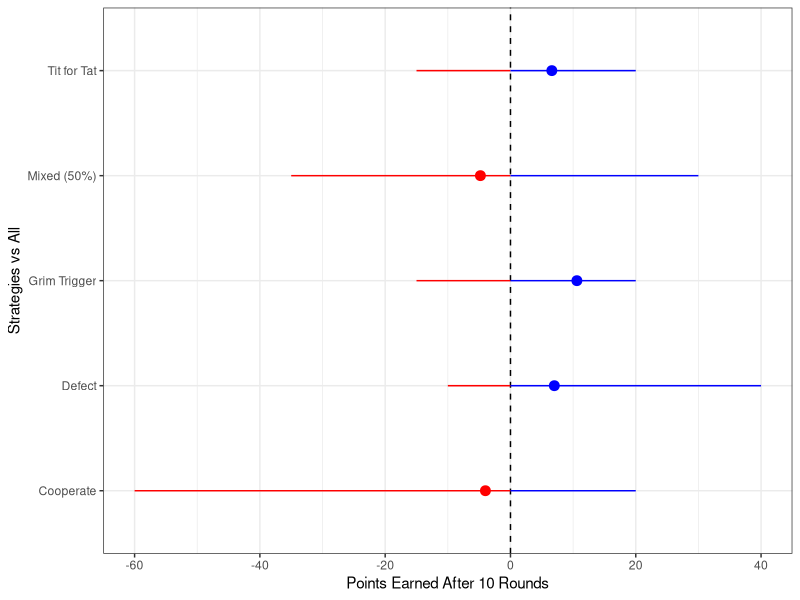

Generate this figure with R: (Note: this script raises an error after producing the figure.)
## ---- chunk 1
# background-size="1920px 1080px"
library(tidyverse)
library(readxl)
library(kableExtra)
## ---- chunk 2
tibble(
  col1 = c("Player 1", ""),
  col2 = c("Cooperate", "Defect"),
  Cooperate = c("+2, +2", "+4, -6"),
  Defect = c("-6, +4", "-1, -1")
) |>
  kbl(align = c("l", "l", "c", "c"), col.names = c("", "", "Cooperate", "Defect")) |>
  add_header_above(c(" " = 2, "Player 2" = 2)) |>
  column_spec(column = 1:2, bold = TRUE, width = "10em") |>
  column_spec(column = 3:4, background = "#b3ccff", width = "10em") |>
  kable_styling(font_size = 40, bootstrap_options = "basic")
## ---- chunk 3
tibble(
  col1 = c("Player 1", ""),
  col2 = c("Cooperate", "Defect"),
  Cooperate = c("+2, +2", "+4, -6"),
  Defect = c("-6, +4", "-1, -1")
) |>
  kbl(align = c("l", "l", "c", "c"), col.names = c("", "", "Cooperate", "Defect")) |>
  add_header_above(c(" " = 2, "Player 2" = 2)) |>
  column_spec(column = 1:2, bold = TRUE) |>
  column_spec(column = 3:4, background = "#b3ccff") |>
  kable_styling(font_size = 24, bootstrap_options = "basic")
## ---- chunk 4
tibble(
  x1 = 1:10,
  Decision = "",
  Points = ""
) |>
  kbl(align = "c", col.names = c("Round", "Your Choice", "Your Points")) |>
  kable_styling(font_size = 24)
## ---- chunk 5
tibble(
  col1 = c("Player 1", ""),
  col2 = c("Cooperate", "Defect"),
  Cooperate = c("+2, +2", "+4, -6"),
  Defect = c("-6, +4", "-1, -1")
) |>
  kbl(align = c("l", "l", "c", "c"), col.names = c("", "", "Cooperate", "Defect")) |>
  add_header_above(c(" " = 2, "Player 2" = 2)) |>
  column_spec(column = 1:2, bold = TRUE) |>
  column_spec(column = 3:4, background = "#b3ccff") |>
  kable_styling(font_size = 22, bootstrap_options = "basic")
## ---- chunk 6
tab1 <- tibble(
  You = c("Cooperate", "Defect", "Grim Trigger", "Tit for Tat", "Mixed"),
  All_Coop = c(20, 40, 20, 20, 30),
  All_Def = c(-60, -10, -15, -15, -35),
  GT = c(20, -5, 20, 20, -22),
  TT = c(20, -5, 20, 20, -2),
  Mixed = c(-20, 15, 8, -12, 5)
)

tab1 |>
  kbl(col.names = c("Strategy", "Cooperate", "Defect", "Grim Trigger", "Tit for Tat", "Mixed"), align = c("l", rep("c", 6))) |>
  kable_styling(bootstrap_options = c("striped", "hover"), font_size = 35)
## ---- chunk 7
tab1 <- tibble(
  You = c("Cooperate", "Defect", "Grim Trigger", "Tit for Tat", "Mixed (50%)"),
  All_Coop = c(20, 40, 20, 20, 30),
  All_Def = c(-60, -10, -15, -15, -35),
  GT = c(20, -5, 20, 20, -22),
  TT = c(20, -5, 20, 20, -2),
  Mixed = c(-20, 15, 8, -12, 5)
)

tab1 |>
  kbl(col.names = c("Strategy", "Cooperate", "Defect", "Grim Trigger", "Tit for Tat", "Mixed"), align = c("l", rep("c", 6))) |>
  kable_styling(bootstrap_options = c("striped", "hover"), font_size = 35)
## ---- chunk 8
tab1 |>
  kbl(col.names = c("Strategy", "Cooperate", "Defect", "Grim Trigger", "Tit for Tat", "Mixed"), align = c("l", rep("c", 6))) |>
  kable_styling(bootstrap_options = c("striped", "hover"), font_size = 25)
## ---- chunk 9
# Split line segment at zero and add 2x, once for red and once for blue
tab1 |>
  mutate(
    Mean = rowMeans(tab1[, 2:6]),
    Minimum = c(-60, -10, -15, -15, -35),
    Maximum = c(20, 40, 20, 20, 30),
    Positive = c(3, 2, 4, 3, 2)
  ) |>
  select(You, Mean:Positive) |>
  mutate(
    breakpoint = 0
  ) |>
  ggplot(aes(x = Mean, y = You)) +
  geom_vline(xintercept = 0, linetype = "dashed") +
  geom_segment(aes(x = Minimum, xend = breakpoint), color = "red") +
  geom_segment(aes(x = Maximum, xend = breakpoint), color = "blue") +
  geom_point(color = c("red", "blue", "blue", "blue", "red"), size = 3) +
  theme_bw() +
  scale_x_continuous(limits = c(-60, 40)) +
  labs(x = "Points Earned After 10 Rounds", y = "Strategies vs All")

## ---- chunk 10
knitr::include_graphics("Images/10_1-UN_Resolution.png")
